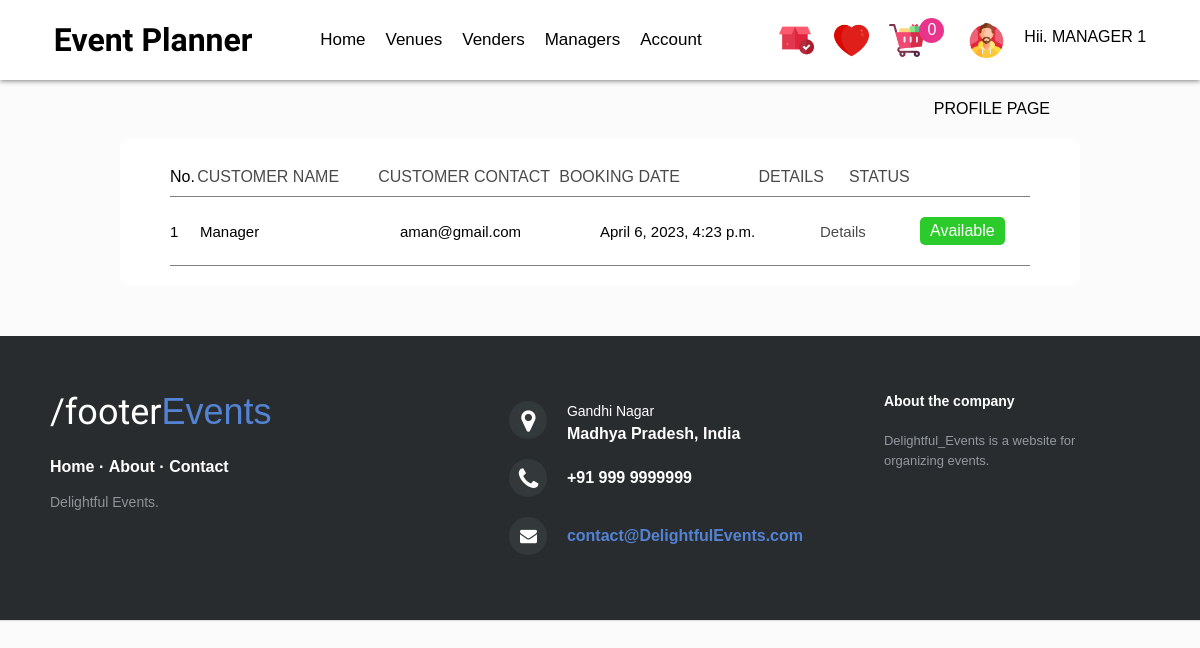
Page /profile (signed in) on the earlier database version.
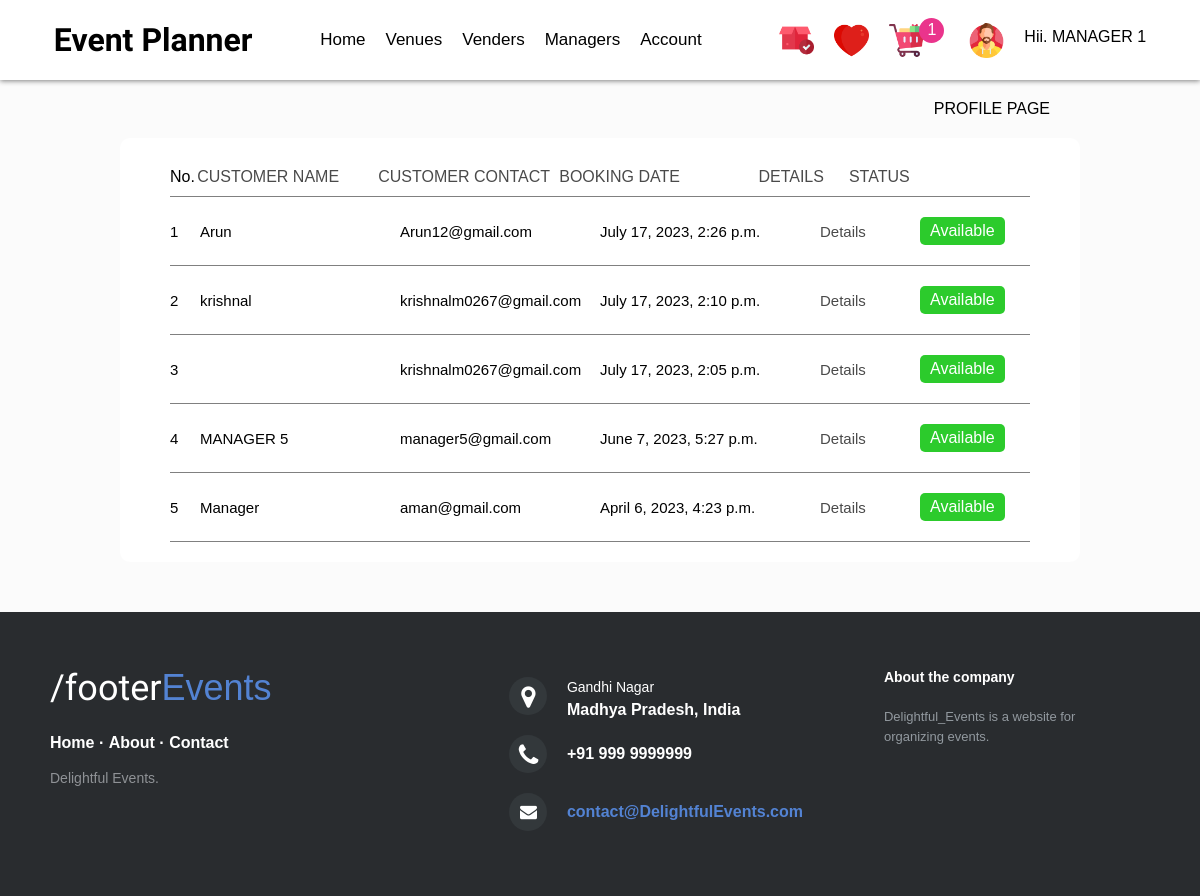
Same page on the later database version.
### Manager/models.py (models this page shows, shortened)
class MANAGER_BOOKING(models.Model):
    mb_id = models.UUIDField(primary_key=True,default=uuid.uuid4,editable=False)
    manager = models.ForeignKey(MANAGER,on_delete=models.CASCADE)
    user = models.OneToOneField(User, on_delete=models.CASCADE)
    photographer = models.BooleanField(default=False,)
    cake = models.BooleanField(default=False,)
    mehndi = models.BooleanField(default=False,)
    makeup = models.BooleanField(default=False,)
    order_date = models.DateTimeField(auto_now_add=True)
    status = models.BooleanField(default=True)
    class Meta:
        ordering=['-order_date']

### Wedding/views.py (the view)
# urls.py: path('profile', views.Profile, name='profile'),
def Profile(request):
    if request.user.is_authenticated:
        user = request.user
        user_manager = MANAGER_BOOKING.objects.filter(user=user)
        booked_manager = MANAGER_BOOKING.objects.filter(manager__user=user)
        venders = MANAGER_VENDER_BOOKING.objects.filter(user=user)
        venue_count = Venue_Cart.objects.filter(user=user).count()
        vender_count = Vender_Cart.objects.filter(user=user).count()
        cake_count = CAKE_CART.objects.filter(user=user).count()
        total_item = venue_count + vender_count + cake_count
        data = {'total_item': total_item,'manager':booked_manager,'venders':venders,'user_manager':user_manager}
        return render(request, 'Profile.html', data)
    else:
        messages.success(request,'Profile service will open after login.')
        return render(request, 'Login.html')

### Templates/wedding/Profile.html (shortened to what this page needs)
{% include "Header.html" %}
<div style="display: flex; justify-content: flex-end; margin: 20px 150px 20px 0px;">
    <p>PROFILE PAGE</p>
</div>
{% if manager %}
<div style="width:80%; margin:auto; background-color: white; border-radius: 10px; padding: 20px 50px; ">
    <div style="display: flex; padding: 10px 0px; border-bottom: 1px solid gray; ">
        <p style="width:30px">No.</p>
        <p style="width: 200px; color: #4a4a4a;">CUSTOMER NAME</p>
        <p style="width: 200px; color: #4a4a4a;">CUSTOMER CONTACT</p>
        <p style="width: 220px; color: #4a4a4a;">BOOKING DATE</p>
        <p style="width: 100px; color: #4a4a4a;">DETAILS</p>
        <p style="width: 200px; color: #4a4a4a;">STATUS</p>
    </div>
    {% for i in manager %}
    <div style="display: flex; border-bottom: 1px solid gray; padding: 20px 0px; align-items: center;">
        <p style="width:30px; font-size: 15px;">{{forloop.counter}}</p>
        <p style="width: 200px; font-size: 15px;">{{i.user.first_name}}</p>
        <p style="width: 200px; font-size: 15px;">{{i.user.email}}</p>
        <p style="width: 220px; font-size: 15px;">{{i.order_date}}</p>
        <p style="width: 100px; font-size: 15px;">
            <a href="{% url 'detailsofsevices' i.mb_id %}" style="text-decoration: none; color: #4a4a4a;">Details</a>
        </p>
        <p >
            {% if i.status %}
            <p style="background-color: rgb(44, 203, 44); padding: 5px 10px; border-radius: 5px; color: white;">Available</p>
            {% else %}
            <p>Unavaible</p>
            {% endif %}
        </p>
    </div>
    {% endfor %}
</div>
{% endif %}
{% include "Footer.html" %}

### Templates/wedding/Header.html (shortened to what this page needs)
<html lang="en">
<head>
    <link rel="stylesheet" href="/Static/Css/Header.css">
    <link rel="stylesheet" href="/Static/Css/Home.css">
    <link rel="stylesheet" href="/Static/Css/Forms.css">
    <link rel="stylesheet" href="/Static/Css/VenueDetailed.css">
    <link rel="stylesheet" href="/Static/Css/WedCategories.css">
    <link rel="stylesheet" href="/Static/Css/VenueCard.css">
    <link rel="stylesheet" href="/Static/Css/Cake_card.css">
    <link rel="stylesheet" href="/Static/Css/PhotographerCard.css">
    <link rel="stylesheet" href="/Static/Css/Footer.css">
    <link rel="stylesheet" href="http://maxcdn.bootstrapcdn.com/font-awesome/4.2.0/css/font-awesome.min.css">
</head>
<body style="background-color: #fbfbfb;">
    <header class="HEADER">
        <div class="BRAND">
            <h1><a href="{% url 'home' %}" class="brand-text">Event Planner</a></h1>
        </div>
        <div class="MENU">
            <ul>
                <li>
                    <a href="{% url 'wedding' %}">Home</a>
                </li>
                <li>
                    <a href="{% url 'venues' %}">Venues</a>
                </li>
                <li>
                    <a href="{% url 'venders' %}">Venders</a>
                </li>
                <li>
                    <a href="{% url 'managers' %}">Managers</a>
                </li>
                <li id="LI">
                    <a href="{% url 'profile' %}">Account</a>
                </li>
            </ul>
        </div>
        <div class="icon_con">
            {% if user.is_authenticated %}
            <div class="icon">
                <a href="{% url 'order' %}">
                    <img src="/Static/icons/order.png" alt="" class="icon-img">
                </a>
            </div>
            {% endif %}
            <div class="icon">
                <a href="{% url 'wishlist' %}">
                    <img src="/Static/icons/heart-red.png" alt="" class="icon-img">
                </a>
            </div>
            <div class="icon">
                <a href="{% url 'cart' %}">
                    <img src="/Static/icons/cart.png" alt="" class="icon-img">
                </a>
            </div>
            {% if user.is_authenticated %}
            <div class="bidget-div">
                <p class="bidget-div-p">{{total_item}}</p>
            </div>
            {% endif %}
            <div class="icon">
                <a href="{% url 'profile' %}">
                    <img src="/Static/icons/profile.png" alt="" class="icon-img">
                </a>
            </div>
            <div class="username">
                {% if user.is_authenticated %}
                Hii. {{user.first_name}}
                {% endif %}
            </div>
        </div>
    </header>

### Templates/wedding/Footer.html
<footer class="footer-distributed" >
    <div class="footer-left">
        <h3>/footer<span>Events</span></h3>
        <p class="footer-links">
            <a href="#">Home</a>
            ·
            <a href="#">About</a>
            ·
            <a href="#">Contact</a>
        </p>
        <p class="footer-company-name">Delightful Events.</p>
    </div>
    <div class="footer-center">
        <div>
            <i class="fa fa-map-marker"></i>
            <p><span>Gandhi Nagar</span> Madhya Pradesh, India</p>
        </div>
        <div>
            <i class="fa fa-phone"></i>
            <p>+91 999 9999999</p>
        </div>
        <div>
            <i class="fa fa-envelope"></i>
            <p><a href="mailto:support@company.com">contact@DelightfulEvents.com</a></p>
        </div>
    </div>
    <div class="footer-right">
        <p class="footer-company-about">
            <span>About the company</span>
            Delightful_Events is a website for organizing events.
        </p>
    </div>
</footer>
</body>
</html>

### Static/Css/Header.css (style rules this page uses)
* { margin: 0; padding: 0; box-sizing: border-box; font-family: proxima-nova, sans-serif; }
.bidget-div { position: relative; width: 25px; height: 25px; background-color: rgb(234, 52, 140); border-radius: 50%; display: flex; align-items: center; justify-content: center; left: -15px; }
.bidget-div-p { color: white; }
.HEADER { width: 100%; position: sticky; top: 0; display: flex; flex-wrap: wrap; background-color: white; box-shadow: 0px 1px 5px 0px gray; padding: 0px 25px; align-items: center; justify-content: space-around; }
.BRAND { padding: 0px 0px; }
.brand-text { text-decoration: none; color: #000000; font-family: 'Sora', sans-serif; }
.MENU { margin: 0px Opx; padding: 0px 0px; }
.MENU ul { list-style: none; display: flex; flex-wrap: wrap; }
.MENU ul li { padding: 30px 0px; }
.MENU ul li a { text-decoration: none; color: black; font-size: 17; padding: 30px 10px; }
.username { display: flex; text-align: center; justify-content: center; margin: 10px 0px 0px 10px; }
.icon_con { display: flex; flex-wrap: wrap; }
.icon { background-color: white; margin: 0px 5px; padding: 5px; border-radius: 10px; }
.icon-img { width: 35px; height: 35px; }

### Static/Css/Footer.css (style rules this page uses)
.footer-distributed { background-color: #292c2f; box-shadow: 0 1px 1px 0 rgba(0, 0, 0, 0.12); box-sizing: border-box; width: 100%; text-align: left; font: bold 16px sans-serif; margin-top: 50px; padding: 55px 50px; }
.footer-distributed .footer-left, .footer-distributed .footer-center, .footer-distributed .footer-right { display: inline-block; vertical-align: top; }
.footer-distributed .footer-left { width: 40%; }
.footer-distributed h3 { color: #ffffff; font: normal 36px 'Cookie', cursive; margin: 0; }
.footer-distributed h3 span { color: #5383d3; }
.footer-distributed .footer-links { color: #ffffff; margin: 20px 0 12px; padding: 0; }
.footer-distributed .footer-links a { display:inline-block; line-height: 1.8; text-decoration: none; color: inherit; }
.footer-distributed .footer-company-name { color: #8f9296; font-size: 14px; font-weight: normal; margin: 0; }
.footer-distributed .footer-center { width: 35%; }
.footer-distributed .footer-center i { background-color: #33383b; color: #ffffff; font-size: 25px; width: 38px; height: 38px; border-radius: 50%; text-align: center; line-height: 42px; margin: 10px 15px; vertical-align: middle; }
.footer-distributed .footer-center i.fa-envelope { font-size: 17px; line-height: 38px; }
.footer-distributed .footer-center p { display: inline-block; color: #ffffff; vertical-align: middle; margin:0; }
.footer-distributed .footer-center p span { display:block; font-weight: normal; font-size:14px; line-height:2; }
.footer-distributed .footer-center p a { color: #5383d3; text-decoration: none;; }
.footer-distributed .footer-right { width: 20%; }
.footer-distributed .footer-company-about { line-height: 20px; color: #92999f; font-size: 13px; font-weight: normal; margin: 0; }
.footer-distributed .footer-company-about span { display: block; color: #ffffff; font-size: 14px; font-weight: bold; margin-bottom: 20px; }

Differences in the rows shown:
added MANAGER_BOOKING: user.first_name "Arun", user.email "Arun12@gmail.com", order_date "July 17, 2023, 2:26 p.m.", status "Available"
added MANAGER_BOOKING: user.first_name "krishnal", user.email "krishnalm0267@gmail.com", order_date "July 17, 2023, 2:10 p.m.", status "Available"
added MANAGER_BOOKING: user.email "krishnalm0267@gmail.com", order_date "July 17, 2023, 2:05 p.m.", status "Available"
added MANAGER_BOOKING: user.first_name "MANAGER 5", user.email "manager5@gmail.com", order_date "June 7, 2023, 5:27 p.m.", status "Available"
Other differences:
{{ total_item }}: "0" → "1"
